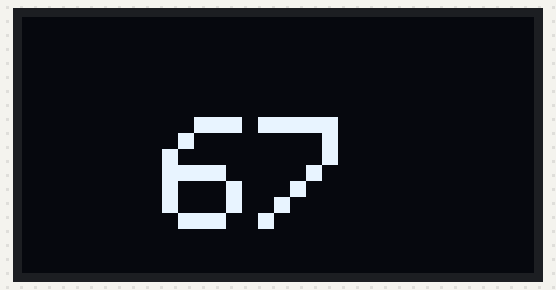
Bench run of a sketch on a simulated Arduino Uno, built with avr-gcc and run on an emulated ATmega328P. Parts: 128×64 one-colour display.

Above: at 0.1 s.

The sketch:

Sketch1.ino
```cpp
/*
 Name:		Sketch1.ino
 Created:	11/20/2026 7:00:01 PM
 Author:	DELL
*/
#include <Wire.h>
#include <gfxfont.h>
#include <Adafruit_SPITFT_Macros.h>
#include <Adafruit_SPITFT.h>
#include <Adafruit_GrayOLED.h>
#include <Adafruit_GFX.h>
#include <splash.h>
#include <Adafruit_SSD1306.h>


#define SCREEN_WIDTH 128
#define SCREEN_HEIGHT 64

Adafruit_SSD1306 display(SCREEN_WIDTH, SCREEN_HEIGHT, &Wire, -1);

// the setup function runs once when you press reset or power the board
void setup() {
	display.begin(SSD1306_SWITCHCAPVCC, 0x3c);
	display.clearDisplay();
	display.setTextSize(4);
	display.setTextColor(SSD1306_WHITE);
	display.setCursor(35, 25);
	display.println("67");
	display.display();
}

// the loop function runs over and over again until power down or reset
void loop() {

}
```
